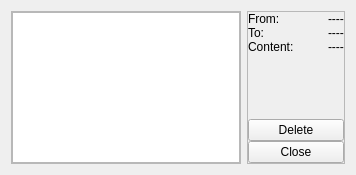
<?xml version="1.0" encoding="UTF-8"?>
<ui version="4.0">
 <class>MessageWindow</class>
 <widget class="QWidget" name="MessageWindow">
  <property name="geometry">
   <rect>
    <x>0</x>
    <y>0</y>
    <width>356</width>
    <height>175</height>
   </rect>
  </property>
  <property name="minimumSize">
   <size>
    <width>356</width>
    <height>175</height>
   </size>
  </property>
  <property name="windowTitle">
   <string>Message Window</string>
  </property>
  <layout class="QGridLayout" name="gridLayout">
   <item row="0" column="0">
    <widget class="QFrame" name="message_list">
     <property name="minimumSize">
      <size>
       <width>230</width>
       <height>0</height>
      </size>
     </property>
     <property name="maximumSize">
      <size>
       <width>16777215</width>
       <height>16777215</height>
      </size>
     </property>
     <property name="frameShape">
      <enum>QFrame::Shape::StyledPanel</enum>
     </property>
     <property name="frameShadow">
      <enum>QFrame::Shadow::Raised</enum>
     </property>
     <layout class="QGridLayout" name="gridLayout_3">
      <property name="leftMargin">
       <number>0</number>
      </property>
      <property name="topMargin">
       <number>0</number>
      </property>
      <property name="rightMargin">
       <number>0</number>
      </property>
      <property name="bottomMargin">
       <number>0</number>
      </property>
      <property name="spacing">
       <number>0</number>
      </property>
      <item row="0" column="0">
       <widget class="QTableView" name="messages">
        <property name="sizePolicy">
         <sizepolicy hsizetype="Preferred" vsizetype="Preferred">
          <horstretch>0</horstretch>
          <verstretch>0</verstretch>
         </sizepolicy>
        </property>
       </widget>
      </item>
     </layout>
    </widget>
   </item>
   <item row="0" column="1">
    <widget class="QFrame" name="message_details">
     <property name="frameShape">
      <enum>QFrame::Shape::StyledPanel</enum>
     </property>
     <property name="frameShadow">
      <enum>QFrame::Shadow::Raised</enum>
     </property>
     <layout class="QGridLayout" name="gridLayout_2">
      <property name="leftMargin">
       <number>0</number>
      </property>
      <property name="topMargin">
       <number>0</number>
      </property>
      <property name="rightMargin">
       <number>0</number>
      </property>
      <property name="bottomMargin">
       <number>0</number>
      </property>
      <property name="spacing">
       <number>0</number>
      </property>
      <item row="2" column="0">
       <widget class="QLabel" name="label_2">
        <property name="minimumSize">
         <size>
          <width>80</width>
          <height>0</height>
         </size>
        </property>
        <property name="maximumSize">
         <size>
          <width>80</width>
          <height>16777215</height>
         </size>
        </property>
        <property name="text">
         <string>Content:</string>
        </property>
        <property name="alignment">
         <set>Qt::AlignmentFlag::AlignLeading|Qt::AlignmentFlag::AlignLeft|Qt::AlignmentFlag::AlignTop</set>
        </property>
       </widget>
      </item>
      <item row="0" column="0">
       <widget class="QLabel" name="label">
        <property name="maximumSize">
         <size>
          <width>80</width>
          <height>16777215</height>
         </size>
        </property>
        <property name="text">
         <string>From:</string>
        </property>
       </widget>
      </item>
      <item row="1" column="0">
       <widget class="QLabel" name="label_1">
        <property name="maximumSize">
         <size>
          <width>80</width>
          <height>16777215</height>
         </size>
        </property>
        <property name="text">
         <string>To:</string>
        </property>
       </widget>
      </item>
      <item row="4" column="0" colspan="2">
       <layout class="QHBoxLayout" name="buttons_layout"/>
      </item>
      <item row="0" column="1">
       <widget class="QLabel" name="message_from">
        <property name="text">
         <string>----</string>
        </property>
       </widget>
      </item>
      <item row="1" column="1">
       <widget class="QLabel" name="to">
        <property name="text">
         <string>----</string>
        </property>
       </widget>
      </item>
      <item row="3" column="0" colspan="2">
       <spacer name="verticalSpacer">
        <property name="orientation">
         <enum>Qt::Orientation::Vertical</enum>
        </property>
        <property name="sizeHint" stdset="0">
         <size>
          <width>20</width>
          <height>40</height>
         </size>
        </property>
       </spacer>
      </item>
      <item row="2" column="1">
       <widget class="QLabel" name="content">
        <property name="text">
         <string>----</string>
        </property>
        <property name="wordWrap">
         <bool>true</bool>
        </property>
       </widget>
      </item>
      <item row="7" column="0" colspan="2">
       <widget class="QPushButton" name="close_btn">
        <property name="sizePolicy">
         <sizepolicy hsizetype="Preferred" vsizetype="Fixed">
          <horstretch>0</horstretch>
          <verstretch>0</verstretch>
         </sizepolicy>
        </property>
        <property name="text">
         <string>Close</string>
        </property>
       </widget>
      </item>
      <item row="6" column="0" colspan="2">
       <widget class="QPushButton" name="delete_btn">
        <property name="text">
         <string>Delete</string>
        </property>
       </widget>
      </item>
     </layout>
    </widget>
   </item>
  </layout>
 </widget>
 <resources/>
 <connections/>
</ui>
